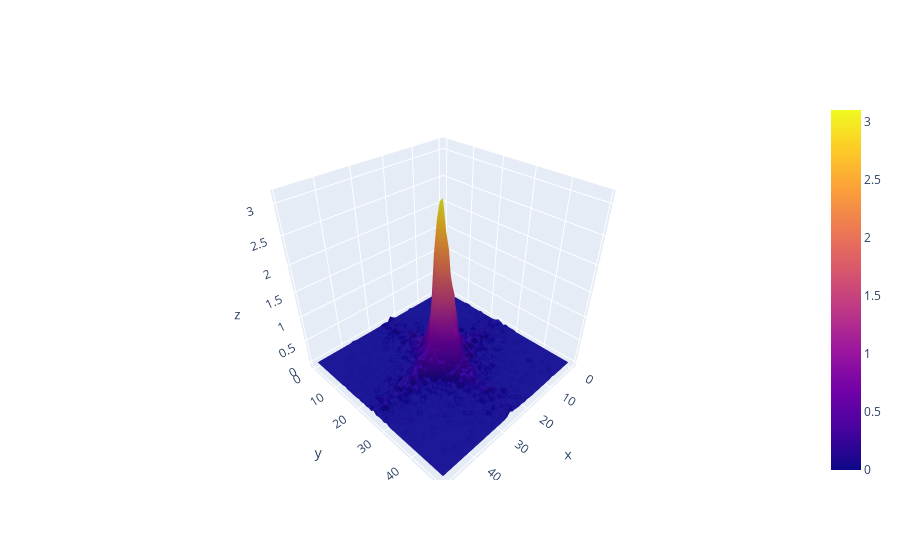

Notebook source saved alongside this figure:
### Code cell
X0,X1 = X[:,0],X[:,1]
thresh = 5
X_threshed = np.array([[X0[i],X1[i]] for i in range(len(X0)) if np.abs(X0[i]) < thresh and np.abs(X1[i]) < thresh])

import pandas as pd
import plotly.graph_objects as go
fig = plt.figure()
h = np.histogram2d(X_threshed[:,0], X_threshed[:,1], bins=50)

def bin_centers(bins):
    centers = (bins + (bins[1]-bins[0])/2) [:-1]    
    return centers

x_bins_centers = bin_centers(h[1])
y_bins_centers = bin_centers(h[2])

df = pd.DataFrame(h[0]/len(h[0]), index=x_bins_centers, columns=y_bins_centers)
fig = go.Figure(data=[go.Surface(z=df)])
_ = fig.show()

### Figure 1 — Plotly figure (JSON) as saved in the notebook; plotly's stock layout.template omitted (floating-point values rounded to 4 significant figures; data arrays with more than 128 entries replaced by an {"elided": "..."} marker saying what was removed)
{"data": [{"type": "surface", "z": {"elided": "50x50 float values"}}], "layout": {}}
